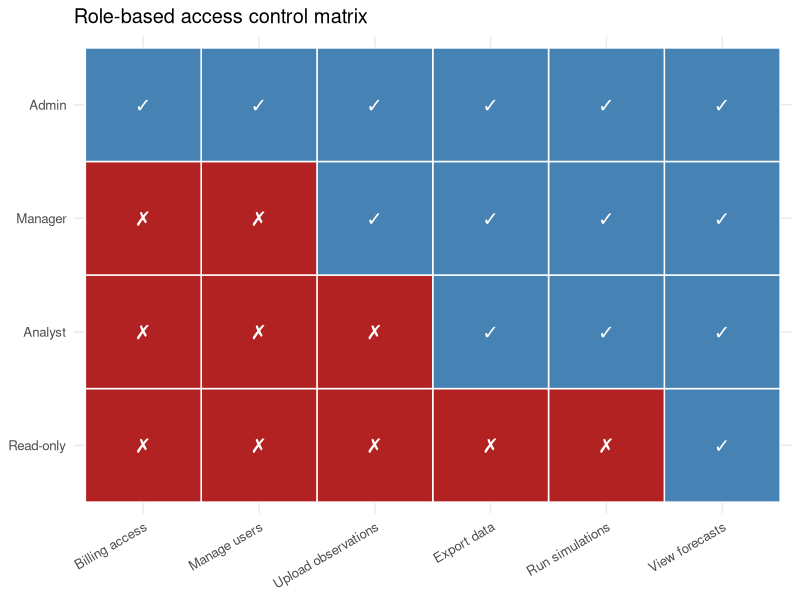

The R source for this figure:
## ---- chunk 1
#| label: jwt-demo

# Illustrate JWT payload structure in R (no encoding library needed)
# A real JWT payload is base64url-encoded JSON — we show it decoded.

jwt_payload <- list(
  sub       = "alice",
  tenant_id = "district_health_dept_a",
  role      = "analyst",
  iat       = as.integer(Sys.time()),
  exp       = as.integer(Sys.time()) + 3600L
)

cat("JWT payload (decoded):\n")
cat("  sub      :", jwt_payload$sub,       "\n")
cat("  tenant_id:", jwt_payload$tenant_id, "\n")
cat("  role     :", jwt_payload$role,      "\n")
cat("  issued   :", format(as.POSIXct(jwt_payload$iat), "%Y-%m-%d %H:%M:%S"), "\n")
cat("  expires  :", format(as.POSIXct(jwt_payload$exp), "%Y-%m-%d %H:%M:%S"), "\n")

# Verify the token has not expired
is_valid <- jwt_payload$exp > as.integer(Sys.time())
cat("\nToken valid:", is_valid, "\n")
cat("Note: the payload is base64url-encoded but NOT encrypted;",
    "never put passwords or PHI in it.\n")
## ---- chunk 2
#| label: role-matrix
#| fig-cap: "Role-permission matrix for a digital twin API. Each cell shows whether the role can perform the action. Analyst can query but not admin; Admin can do everything."

library(ggplot2)

roles   <- c("Read-only", "Analyst", "Manager", "Admin")
actions <- c("View forecasts", "Run simulations", "Export data",
             "Upload observations", "Manage users", "Billing access")

perms <- matrix(c(
  TRUE,  FALSE, FALSE, FALSE, FALSE, FALSE,
  TRUE,  TRUE,  TRUE,  FALSE, FALSE, FALSE,
  TRUE,  TRUE,  TRUE,  TRUE,  FALSE, FALSE,
  TRUE,  TRUE,  TRUE,  TRUE,  TRUE,  TRUE
), nrow = 4, byrow = TRUE)

df_perm <- expand.grid(role = roles, action = actions)
df_perm$allowed <- as.vector(perms)

ggplot(df_perm, aes(x = factor(action, levels = rev(actions)),
                    y = factor(role, levels = roles),
                    fill = allowed)) +
  geom_tile(colour = "white", linewidth = 0.5) +
  geom_text(aes(label = ifelse(allowed, "✓", "✗")),
            size = 5, colour = "white") +
  scale_fill_manual(values = c("FALSE" = "firebrick",
                                "TRUE"  = "steelblue"),
                    guide = "none") +
  scale_x_discrete(name = NULL) +
  scale_y_discrete(name = NULL) +
  labs(title = "Role-based access control matrix") +
  theme_minimal(base_size = 12) +
  theme(axis.text.x = element_text(angle = 30, hjust = 1))
